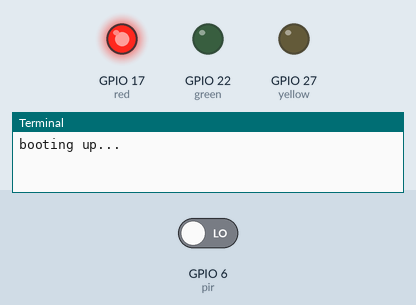
The program below on a simulated Raspberry Pi (BCM pin numbers). On the bench: output pins drawn as LEDs (lit = HIGH), the last lines printed to the terminal. The inputs (shaded band) are chosen by the test bench; at power-on: GPIO 6 (pir) LOW. Databases and web services accept everything at once and return nothing; values from a settings file that is not in the repository are placeholders.

Above: at 0.1 s.
At 5.7 s:
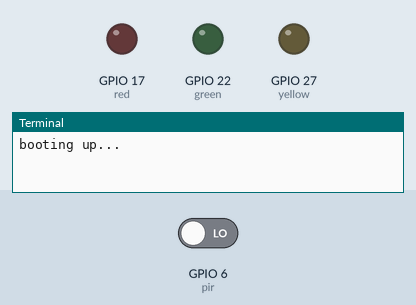
5.8 s: GPIO 6 (pir) driven HIGH
At 6.4 s:
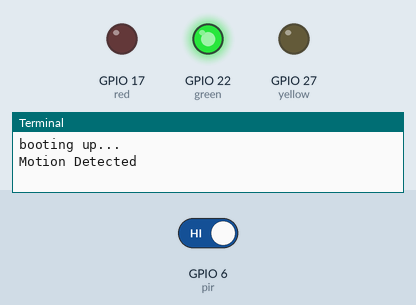
7.3 s: GPIO 6 (pir) driven LOW
Timing chart, 0 to 10.3 s (numbered marks = the images above; inputs shaded):
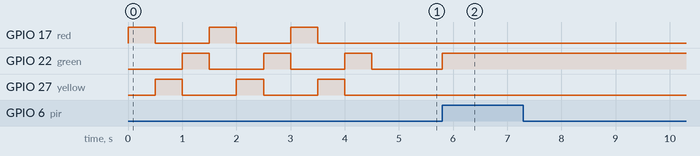

The program:

sms_motion.py
```python
#author: Chris Nelson
#This script utilizies a raspberry pi 4 and a PIR motion infrared motion sensonr.
#Once motion is detected, twilio will send an sms to the target number letting the user
#know that motion was detected.  Twilio account required (I have the free account) as well as
#a target sms (your number).

#python3

import os
import sys
from time import sleep
from gpiozero import LED
from gpiozero import MotionSensor
from twilio.rest import Client

#fetch our pre-defined twilio account sid, twilio auth token, our number
#and our twilio assigned number as environment variables
SID = os.environ['twilio_cred']
AUTH = os.environ['twilio_auth']
MY_NUMBER = os.environ['my_number']
TWILIO_NUMBER = os.environ['twilio_number']

#define globals
cooldown = 60
red = LED(17)
yellow = LED(27)
green = LED(22)
pir = MotionSensor(6)
message = "Motion was detected in the ______"

#turn all lights off
def allOff ():
    red.off()
    yellow.off()
    green.off()

#light dance while booting
def lightDance ():
    red.on()
    sleep(.5)
    red.off()
    yellow.on()
    sleep(.5)
    yellow.off()
    green.on()
    sleep(.5)
    green.off()

#debug line for GUI testing
print("booting up...")

#LED indicator of bootup
for i in range(0,3):
	lightDance()

#make our client
client = Client(SID, AUTH)

#to prevent massive sms spam, I'm putting a 'cooldown' in the form of sleep
#after motion was detected
while True:
	pir.wait_for_motion()

	#send the twilio message
	client.messages.create(to=MY_NUMBER, from_=TWILIO_NUMBER, body=message)

	#debug output for GUI testing
	print("Motion Detected")

	green.on()
	pir.wait_for_no_motion()

	#debug output for GUI testing
	print("Motion Off")
	sleep(cooldown)
	allOff()
```

Measured:
- after the input at 5.8 s, GPIO 22 (green): LOW → HIGH at once
